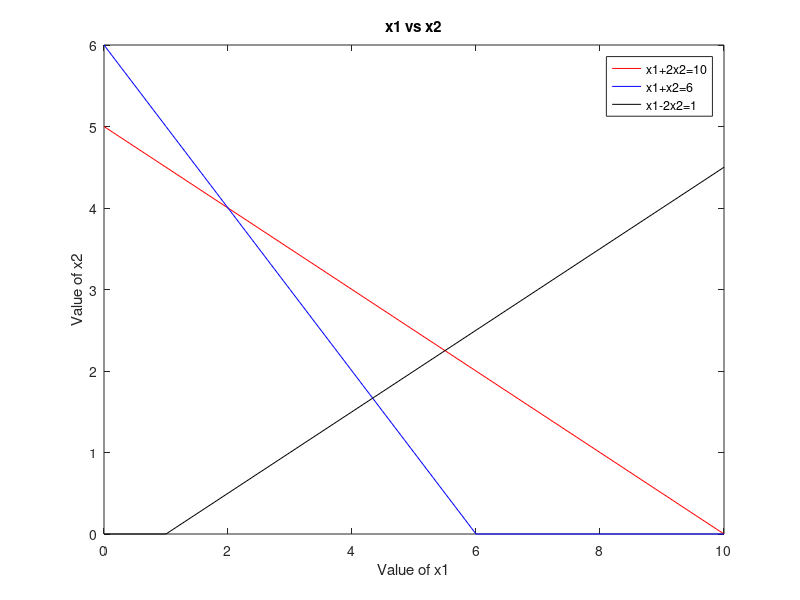

The MATLAB source for this figure: (Note: this script raises an error after producing the figure.)
clc 
clear all

% Max z = 2x1 + x2
% s.t. x1 + 2x2 <= 10
%      x1 + x2  <= 6
%      x1 - 2x2 <= 1

% Phase 1: Input parameters
A = [1 2; 1 1; 1 -2];
B = [10; 6; 1];
C = [2 1];

% Phase 2: Plotting lines
P = max(B);
x1  = 0:1:P;
x21 = (B(1) - A(1,1).*x1)./A(1,2);
x22 = (B(2) - A(2,1).*x1)./A(2,2);
x23 = (B(3) - A(3,1).*x1)./A(3,2);

% .( used for component wise multiplication in matrix
% Default increment = 1

% Compare each entry in x21 such that negative values are substituted by 0
% semicolon at end doesnt show up in output

x21 = max(0,x21);
x22 = max(0,x22);
x23 = max(0,x23);

% red, blue, black
% everything sequence wise

plot(x1, x21, 'r', x1, x22, 'b', x1, x23, 'k')
title('x1 vs x2')
xlabel('Value of x1')
ylabel('Value of x2')
legend('x1+2x2=10', 'x1+x2=6', 'x1-2x2=1')

% Phase 3: Finding corner points with axes
% Output gives the indexes in x1, x21, x22, x23 where the values are 0
% More than 2 points occur since we fixed thw negative values to 0 previously

cx1 = find(x1==0);
c1 = find(x21==0);
c2 = find(x22==0);
c3 = find(x23==0);

% Transpose
Line1 = ([x1([c1 cx1]); x21([c1 cx1])])';
Line2 = ([x1([c2 cx1]); x22([c2 cx1])])';
Line3 = ([x1([c3 cx1]); x23([c3 cx1])])';

% 'Since want unique in row-wise sense
% [5 0 -> Different; [5 0 -> Same
%  0 5]               5 0]
% Corner Points

corpt = unique([Line1; Line2; Line3], 'rows');

% Phase 4: Intersecting points of each line

% Denotes Origin(0,0) in column form
pt = [0;0];
% size(A): 3x2; size(A,1): no. of rows; size(A,2): no. of columns
% no. of constraints
for i = 1:size(A,1)
    for j = i+1:size(A,1)
    A1=A([i,j], :);
    B1=B([i,j], :);
    x = inv(A1)*B1;
    pt = [pt x];
    end
end

intersecting_pt = pt';

% Phase 5: All corner points
% Not all corner points are feasible'
point = unique([intersecting_pt; corpt], 'rows');

for i=1:size(point,1)
    constraint1(i)=A(1,1)*point(i,1)+A(1,2)*point(i,2)-B(1);
    constraint2(i)=A(2,1)*point(i,1)+A(2,2)*point(i,2)-B(2);
    constraint3(i)=A(3,1)*point(i,1)+A(3,2)*point(i,2)-B(3);
end

    s1=find(constraint1>0);
    s2=find(constraint2>0);
    s3=find(constraint3>0);
    s=unique([s1,s2,s3]);
    point(s,:)=[];
    value=point*C';
    [obj,index]=max(value);
    obj
    optimalSolution=point(index,:);
    X1=point(index,1)
    X2=point(index,2)
    opvalue = table(point, value, 'VariableNames', {'x1       x2', 'z'})